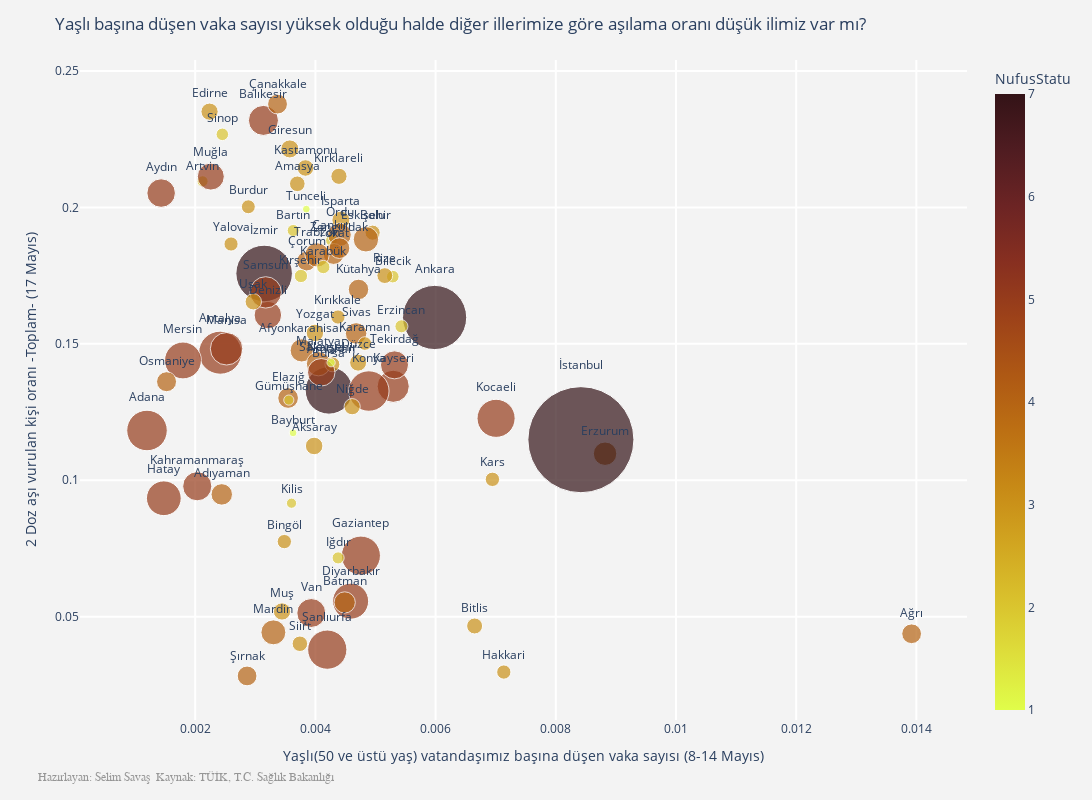

Notebook source saved alongside this figure:
### Code cell
veri_paleti = veri_paleti[0:81]


fig = px.scatter(veri_paleti, x="YasliBasinaDusenVakaSayisi", y="AsiOrani",
           size="ToplamNufus", color=veri_paleti['NufusStatu'],
                 hover_name=veri_paleti.index, size_max=75,
                 color_continuous_scale='Solar_r', text=veri_paleti.index
                 )

fig.update_traces(textposition='top center')

fig.update_layout(
    height=800,
    width=1200,
    title='Yaşlı başına düşen vaka sayısı yüksek olduğu halde diğer illerimize göre aşılama oranı düşük ilimiz var mı?',
    xaxis=dict(
        title='Yaşlı(50 ve üstü yaş) vatandaşımız başına düşen vaka sayısı (8-14 Mayıs)',
        gridcolor='white',
        gridwidth=2,
    ),
    yaxis=dict(
        title='2 Doz aşı vurulan kişi oranı -Toplam- (17 Mayıs)',
        gridcolor='white',
        gridwidth=2,
    ),
    paper_bgcolor='rgb(243, 243, 243)',
    plot_bgcolor='rgb(243, 243, 243)',
)
fig.add_annotation(text="Hazırlayan: Selim Savaş  "+ "Kaynak: TÜİK, T.C. Sağlık Bakanlığı",
                  xref="paper", yref="paper",
                  x=-0.050, y=-0.100, showarrow=False,
                  font=dict(family='Arial', size=12, color='rgb(150,150,150)'))

fig.show()

### Figure 1 — Plotly figure (JSON) as saved in the notebook; plotly's stock layout.template omitted (floating-point values rounded to 4 significant figures)
{"data": [{"hovertemplate": "<b>%{hovertext}</b><br><br>YasliBasinaDusenVakaSayisi=%{x}<br>AsiOrani=%{y}<br>ToplamNufus=%{marker.size}<br>text=%{text}<br>NufusStatu=%{marker.color}<extra></extra>", "hovertext": ["Adana", "Adıyaman", "Afyonkarahisar", "Ağrı", "Amasya", "Ankara", "Antalya", "Artvin", "Aydın", "Balıkesir", "Bilecik", "Bingöl", "Bitlis", "Bolu", "Burdur", "Bursa", "Çanakkale", "Çankırı", "Çorum", "Denizli", "Diyarbakır", "Edirne", "Elazığ", "Erzincan", "Erzurum", "Eskişehir", "Gaziantep", "Giresun", "Gümüşhane", "Hakkari", "Hatay", "Isparta", "Mersin", "İstanbul", "İzmir", "Kars", "Kastamonu", "Kayseri", "Kırklareli", "Kırşehir", "Kocaeli", "Konya", "Kütahya", "Malatya", "Manisa", "Kahramanmaraş", "Mardin", "Muğla", "Muş", "Nevşehir", "Niğde", "Ordu", "Rize", "Sakarya", "Samsun", "Siirt", "Sinop", "Sivas", "Tekirdağ", "Tokat", "Trabzon", "Tunceli", "Şanlıurfa", "Uşak", "Van", "Yozgat", "Zonguldak", "Aksaray", "Bayburt", "Karaman", "Kırıkkale", "Batman", "Şırnak", "Bartın", "Ardahan", "Iğdır", "Yalova", "Karabük", "Kilis", "Osmaniye", "Düzce"], "legendgroup": "", "marker": {"color": [5, 4, 4, 4, 3, 7, 5, 2, 5, 5, 2, 3, 3, 3, 3, 7, 4, 2, 4, 5, 5, 3, 4, 2, 4, 4, 5, 3, 2, 3, 5, 3, 5, 7, 7, 3, 3, 5, 3, 2, 5, 5, 4, 4, 5, 5, 4, 5, 3, 3, 3, 4, 3, 5, 5, 3, 2, 4, 5, 4, 4, 1, 5, 3, 5, 3, 4, 3, 1, 3, 3, 4, 4, 2, 1, 2, 3, 2, 2, 4, 3], "coloraxis": "coloraxis", "size": [2258718, 632459, 736912, 535435, 335494, 5663322, 2548308, 169501, 1119084, 1240285, 218717, 281768, 350994, 314802, 267092, 3101833, 541548, 192428, 530126, 1040915, 1783431, 407763, 587960, 234431, 758279, 888828, 2101157, 448721, 141702, 280514, 1659320, 440304, 1868757, 15462452, 4394694, 284923, 376377, 1421455, 361737, 243042, 1997258, 2250020, 576688, 806156, 1450616, 1168163, 854716, 1000773, 411117, 304962, 362071, 761400, 344359, 1042649, 1356079, 331070, 216460, 635889, 1081065, 597861, 811901, 83443, 2115256, 369433, 1149342, 419095, 591204, 423011, 81910, 254919, 278703, 620278, 537762, 198979, 96161, 201314, 276050, 243614, 142792, 548556, 395679], "sizemode": "area", "sizeref": 2749.0, "symbol": "circle"}, "mode": "markers+text", "name": "", "showlegend": false, "text": ["Adana", "Adıyaman", "Afyonkarahisar", "Ağrı", "Amasya", "Ankara", "Antalya", "Artvin", "Aydın", "Balıkesir", "Bilecik", "Bingöl", "Bitlis", "Bolu", "Burdur", "Bursa", "Çanakkale", "Çankırı", "Çorum", "Denizli", "Diyarbakır", "Edirne", "Elazığ", "Erzincan", "Erzurum", "Eskişehir", "Gaziantep", "Giresun", "Gümüşhane", "Hakkari", "Hatay", "Isparta", "Mersin", "İstanbul", "İzmir", "Kars", "Kastamonu", "Kayseri", "Kırklareli", "Kırşehir", "Kocaeli", "Konya", "Kütahya", "Malatya", "Manisa", "Kahramanmaraş", "Mardin", "Muğla", "Muş", "Nevşehir", "Niğde", "Ordu", "Rize", "Sakarya", "Samsun", "Siirt", "Sinop", "Sivas", "Tekirdağ", "Tokat", "Trabzon", "Tunceli", "Şanlıurfa", "Uşak", "Van", "Yozgat", "Zonguldak", "Aksaray", "Bayburt", "Karaman", "Kırıkkale", "Batman", "Şırnak", "Bartın", "Ardahan", "Iğdır", "Yalova", "Karabük", "Kilis", "Osmaniye", "Düzce"], "textposition": "top center", "type": "scatter", "x": [0.001198, 0.002442, 0.003772, 0.01392, 0.003699, 0.005984, 0.002416, 0.002123, 0.001433, 0.003135, 0.005288, 0.003483, 0.00665, 0.004952, 0.002884, 0.004225, 0.00337, 0.004268, 0.003852, 0.003209, 0.004586, 0.002239, 0.003546, 0.005432, 0.00882, 0.004841, 0.004757, 0.003574, 0.003558, 0.007135, 0.001478, 0.004424, 0.001796, 0.008418, 0.003147, 0.006946, 0.003835, 0.005295, 0.004392, 0.003759, 0.007007, 0.004889, 0.004718, 0.004051, 0.002522, 0.002034, 0.003301, 0.00226, 0.003444, 0.004283, 0.004612, 0.004401, 0.005155, 0.004097, 0.003173, 0.003742, 0.002451, 0.004677, 0.005316, 0.004303, 0.004028, 0.003849, 0.004198, 0.002966, 0.003931, 0.003992, 0.004401, 0.003979, 0.003629, 0.004823, 0.004376, 0.004488, 0.002863, 0.003631, 0.004261, 0.004378, 0.002596, 0.004132, 0.003603, 0.001523, 0.004711], "xaxis": "x", "y": [0.1182, 0.09482, 0.1476, 0.04373, 0.2087, 0.1597, 0.1468, 0.2096, 0.2053, 0.2319, 0.1746, 0.07752, 0.04658, 0.1908, 0.2002, 0.1329, 0.2379, 0.188, 0.1803, 0.1605, 0.05567, 0.2351, 0.1302, 0.1564, 0.1097, 0.1883, 0.07237, 0.2215, 0.1294, 0.0297, 0.0934, 0.1954, 0.1439, 0.1149, 0.1758, 0.1003, 0.2145, 0.1345, 0.2114, 0.1749, 0.1227, 0.1327, 0.1699, 0.1427, 0.1482, 0.0978, 0.04425, 0.2113, 0.0519, 0.1425, 0.127, 0.19, 0.175, 0.1396, 0.1689, 0.04007, 0.2268, 0.1538, 0.1423, 0.1829, 0.1826, 0.1994, 0.03791, 0.1654, 0.05134, 0.154, 0.1851, 0.1126, 0.1173, 0.1501, 0.1598, 0.05522, 0.02827, 0.1916, 0.1431, 0.07154, 0.1866, 0.1782, 0.09159, 0.1361, 0.1431], "yaxis": "y"}], "layout": {"annotations": [{"font": {"color": "rgb(150,150,150)", "family": "Arial", "size": 12}, "showarrow": false, "text": "Hazırlayan: Selim Savaş  Kaynak: TÜİK, T.C. Sağlık Bakanlığı", "x": -0.05, "xref": "paper", "y": -0.1, "yref": "paper"}], "coloraxis": {"colorbar": {"title": {"text": "NufusStatu"}}, "colorscale": [[0, "rgb(224, 253, 74)"], [0.09091, "rgb(222, 222, 59)"], [0.1818, "rgb(217, 192, 44)"], [0.2727, "rgb(209, 164, 32)"], [0.3636, "rgb(199, 137, 22)"], [0.4545, "rgb(188, 111, 19)"], [0.5455, "rgb(174, 88, 20)"], [0.6364, "rgb(157, 66, 25)"], [0.7273, "rgb(135, 47, 32)"], [0.8182, "rgb(108, 36, 36)"], [0.9091, "rgb(79, 28, 33)"], [1, "rgb(51, 19, 23)"]]}, "height": 800, "legend": {"itemsizing": "constant", "tracegroupgap": 0}, "margin": {"t": 60}, "paper_bgcolor": "rgb(243, 243, 243)", "plot_bgcolor": "rgb(243, 243, 243)", "title": {"text": "Yaşlı başına düşen vaka sayısı yüksek olduğu halde diğer illerimize göre aşılama oranı düşük ilimiz var mı?"}, "width": 1200, "xaxis": {"anchor": "y", "domain": [0, 1], "gridcolor": "white", "gridwidth": 2, "title": {"text": "Yaşlı(50 ve üstü yaş) vatandaşımız başına düşen vaka sayısı (8-14 Mayıs)"}}, "yaxis": {"anchor": "x", "domain": [0, 1], "gridcolor": "white", "gridwidth": 2, "title": {"text": "2 Doz aşı vurulan kişi oranı -Toplam- (17 Mayıs)"}}}}
